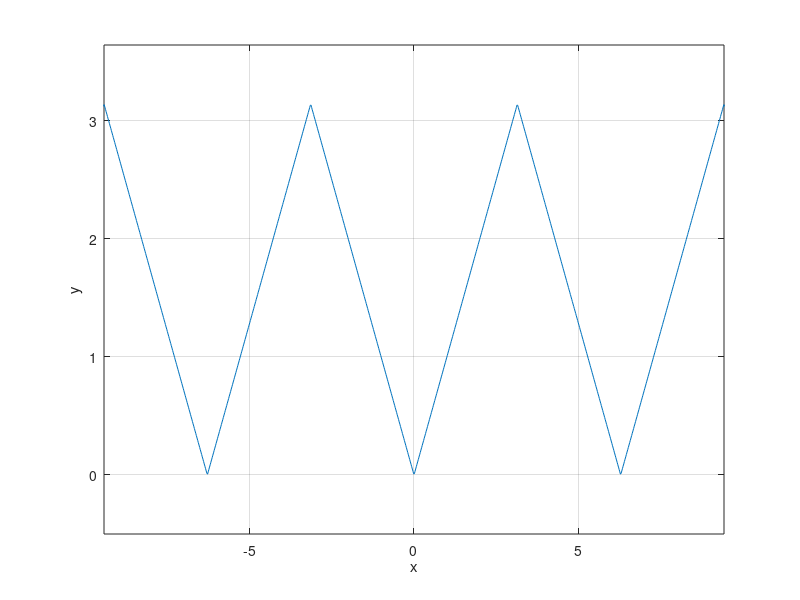

Write the MATLAB code that produced this figure.
%% Uppgift 10
% Plotta funktionen och se om det finns punkter som icke går att derivera
%
% $$ f(x) = \cos^{-1}(\cos(x)) $$
x = linspace(-10, 10, 1000);
f = @(x) acos(cos(x));

figure;
plot(x, f(x));
xlabel('x');
ylabel('y');
grid on;
axis([(-3 * pi) (3 * pi), -0.5 (pi + 0.5)])
%%
% Man ser direkt att derivatan är konstant negativ eller positiv. Vi räknar
% derivatan
%
% $$ f'(x) = \frac{-1}{\sqrt{1 - \cos^2(x)}}(-\sin(x)) = 
% \frac{\sin(x)}{|\sin(x)|} $$
%
% Om vi nu skulle sätta in $x = 1$
%
% $$ f'(1) = \frac{\sin(1)}{|\sin(1)|} = 1 $$
%
% eller $x = 4$
%
% $$ f'(4) = \frac{\sin(4)}{|\sin(4)|} = -1 $$
f_prime = @(x) sin(x) / sqrt(1 - cos(x)^2);
f_p1 = f_prime(1);
f_p4 = f_prime(4);
fprintf('f''(1) = %f\n', f_p1);
fprintf('f''(4) = %f\n', f_p4);
%%
% Nu för icke-deriverbara punkter. Det skulle vara vid vändningspunkterna på
% grafen, vilket är vid $x = \pm n\pi$ där $n$ är ett heltal.
%
% Vi testar

f_ppi = f_prime(pi);
f_p2pi = f_prime(2 * pi);
f_pn2pi = f_prime(-2 * pi);
f_p10pi = f_prime(10 * pi);
f_pn10pi = f_prime(-10 * pi);
fprintf('f''(pi) = %f\n', f_ppi);
fprintf('f''(2*pi) = %f\n', f_p2pi);
fprintf('f''(-2*pi) = %f\n', f_pn2pi);
fprintf('f''(10*pi) = %f\n', f_p10pi);
fprintf('f''(-10*pi) = %f\n', f_pn10pi);
%%
% Alltså är funktionen kontinuerlig vid alla punkter förutom vid $x = n\pi$ där
% n är ett heltal.

